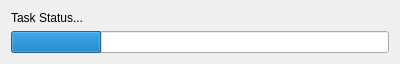
<?xml version="1.0" encoding="UTF-8"?>
<ui version="4.0">
 <class>TaskDialog</class>
 <widget class="QDialog" name="TaskDialog">
  <property name="geometry">
   <rect>
    <x>0</x>
    <y>0</y>
    <width>400</width>
    <height>58</height>
   </rect>
  </property>
  <property name="minimumSize">
   <size>
    <width>400</width>
    <height>0</height>
   </size>
  </property>
  <property name="maximumSize">
   <size>
    <width>600</width>
    <height>16777215</height>
   </size>
  </property>
  <property name="windowTitle">
   <string>Please wait...</string>
  </property>
  <layout class="QVBoxLayout" name="verticalLayout">
   <item>
    <widget class="QLabel" name="statusLabel">
     <property name="text">
      <string>Task Status...</string>
     </property>
     <property name="wordWrap">
      <bool>true</bool>
     </property>
    </widget>
   </item>
   <item>
    <widget class="QProgressBar" name="taskProgressBar">
     <property name="value">
      <number>24</number>
     </property>
     <property name="textVisible">
      <bool>false</bool>
     </property>
    </widget>
   </item>
  </layout>
 </widget>
 <resources/>
 <connections/>
</ui>
